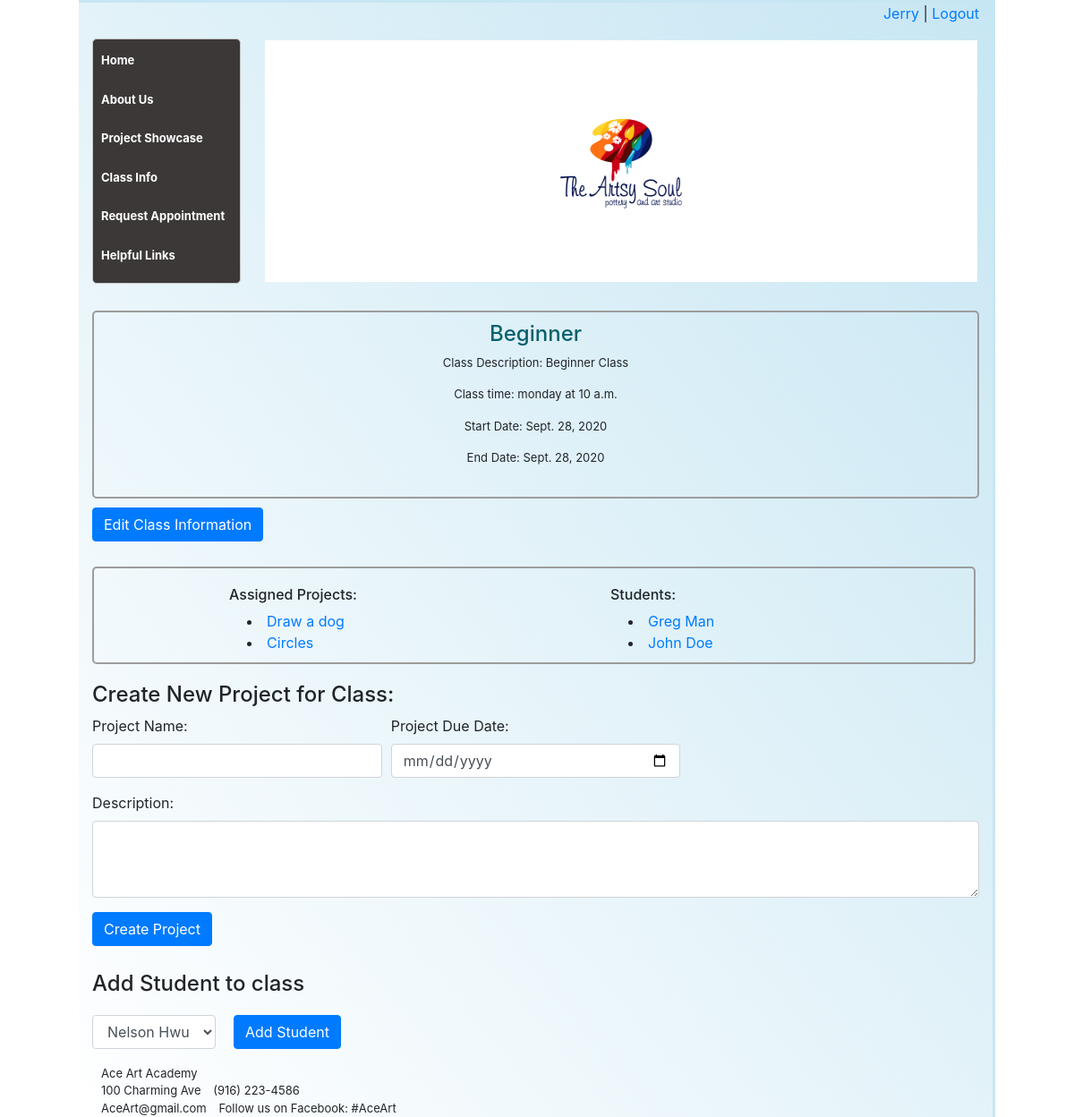
Screenshot of /class/1 (signed in) with the database file from the repository.
### main/models.py (models this page shows, shortened)
class User(models.Model):
    first_name = models.CharField(max_length = 255)
    last_name = models.CharField(max_length = 255)
    email = models.CharField(max_length=255)
    password = models.CharField(max_length = 255)
    street_address = models.CharField(max_length = 255, blank=True, null=True)
    city = models.CharField(max_length=255)
    state = models.CharField(max_length=255)
    zip_code = models.IntegerField()
    phone = models.IntegerField(blank=True, null=True)
    access_level = models.CharField(max_length = 255)
    profile_image = models.ImageField(upload_to='profile_image', blank=True, null=True, default="profile1.png")
    created_at = models.DateTimeField(auto_now_add=True)
    updated_at = models.DateTimeField(auto_now=True)
    objects = UserManager()
    relationships = models.ManyToManyField('self', through='Relationship', symmetrical=False, related_name='related_to')

class Class(models.Model):
    user = models.ManyToManyField(User, related_name="parent_classes")
    subject = models.CharField(max_length=255)
    start_date = models.DateTimeField()
    end_date = models.DateTimeField()
    schedule_day  = models.CharField(max_length=255) #checkbox or dropdown
    schedule_time = models.TimeField()
    desc = models.TextField()
    created_at = models.DateTimeField(auto_now_add=True)
    updated_at = models.DateTimeField(auto_now=True)
    objects = UserManager()

class Project(models.Model):
    course = models.ForeignKey(Class, related_name="project_classes", on_delete=models.CASCADE)
    title = models.CharField(max_length=255)
    due_date = models.DateTimeField()
    reviewed_by_user = models.ManyToManyField(User, related_name="user_has_reviewed")
    desc = models.TextField()
    created_at = models.DateTimeField(auto_now_add=True)
    updated_at = models.DateTimeField(auto_now=True)
    objects = UserManager()

### main/views.py (the view)
# urls.py: path('class/<int:class_id>', views.class_render),
def class_render(request, class_id):
    logged_in_user = User.objects.get(id=request.session['user_id'])
    context={
        'this_class' : Class.objects.get(id=class_id),
        'user' : logged_in_user,
        'all_user' : User.objects.all()
    }
    return render(request, 'class.html', context)

### main/templates/class.html (shortened to what this page needs)
<!DOCTYPE html>
<html lang="en">
<head>
    <link rel="stylesheet" href="https://stackpath.bootstrapcdn.com/bootstrap/4.5.2/css/bootstrap.min.css">
    {% load static %}
    <link rel="stylesheet" type="text/css" href="{% static 'css/class_detail/style.css' %}" />
</head>
<body>
    <div class="container">
        <div class="header">
            <p><a href="/user_info">{{user.first_name}}</a> | <a href="/logout">Logout</a></p>
        </div>
        <div class="body">
            <div class="body_left">
                <a href="/user_homepage">Home</a>
                <a href="/about_us">About Us</a>
                <a href="/image/all">Project Showcase</a>
                <a href="/class_info">Class Info</a>
                <a href="/request_appointment">Request Appointment</a>
                <a href="#">Helpful Links</a>
            </div>
            <div class="body_right">
                <div class="image">
                    <img src="{% static 'img/basic_img.jpg' %}" alt="img">
                </div>
            </div>
        </div>
        <div class="lower_body">
            <div class="bulletin">
                <h4>{{this_class.subject}}</h4>
                <p>Class Description: {{this_class.desc}}</p>
                <p>Class time: {{this_class.schedule_day}} at {{this_class.schedule_time}}</p>
                <p>Start Date: {{this_class.start_date|date}}</p>
                <p>End Date: {{this_class.end_date|date}}</p>
            </div>
            {% if user.access_level == 'teacher' %}
            <form action="/class/{{this_class.id}}/edit" method="post">
                <input class="btn btn-primary mb-2" type="submit" value="Edit Class Information">
            </form>
            {% endif %}
        </div>
        <div id="projects">
            <div id="assgin_proj_student">
                <div class= "assgin">
                    <h6>Assigned Projects:</h6>
                    <div class="sub_assign">
                        {% for project in this_class.project_classes.all %}
                        <li><a href="/project_detail/{{project.id}}">{{project.title}}</a></li>
                        {% endfor %}
                    </div>
                </div>
                <div class= "assgin">
                    <h6>Students: </h6>
                    <div class="sub_assign">
                        {% for student in this_class.user.all %}
                            <li><a href="#">{{student.first_name}} {{student.last_name}}</a></li>
                        {% endfor %}
                    </div>
                </div>
            </div>
            {% if user.access_level == 'teacher' %}
                <h4>Create New Project for Class:</h4>
                <form action="/add_project/{{this_class.id}}" method="post">
                    <div class="form-row">
                        <div class="col-md-4 mb-3">
                            <label for="title">Project Name: </label>
                            <input class="form-control" type="text" name="title" id="title">
                        </div>
                        <div class="col-md-4 mb-3">
                            <label for="due_date">Project Due Date: </label>
                            <input class="form-control" type="date" name="due_date" id="due_date">
                        </div>
                    </div>
                    <div class="form-group">
                        <label for="desc">Description: </label>
                        <textarea name="desc" id="desc" class="form-control" rows="3"></textarea>
                    </div>
                    <input class="btn btn-primary mb-2" type="submit" value="Create Project">
                </form>
            {% endif %}
        </div>
        <div id="students">
            {% if user.access_level == 'teacher' %}
                <h4 style="margin: 20px 0;">Add Student to class</h4>
                <form class="form-inline" action="/add_student/{{this_class.id}}" method="post">
                    <div class="form-group mb-2">
                        <select class="form-control" name="list_of_students" id="list_of_students">
                        {% for user in all_user %}
                        {% if user.access_level == 'student' and not user in this_class.user.all %}
                            <option value="{{user.id}}">{{user.first_name}} {{user.last_name}}</option>
                        {% endif %}
                        {% endfor %}
                        </select>
                    </div>
                    <input style="margin-left: 20px;" class="btn btn-primary mb-2" type="submit" value="Add Student">
                </form>
            {% endif %}
        </div>
        <div class="contact_info">
            <span id="com_name">Ace Art Academy</span>
            <div id="com_ph_addr">
                <span>100 Charming Ave </span>
                <span>(916) 223-4586 </span>
            </div>
            <div id="com_e_med">
                <span>AceArt@gmail.com </span>
                <span style="margin-left: 10px;">Follow us on Facebook: #AceArt </span>
            </div>
        </div>
    </div>
</body>
</html>

### main/static/css/class_detail/style.css (style rules this page uses)
* { margin: 0px; padding: 0px; }
.container { width: 1024px; border-top: rgb(199, 230, 243) solid 3px; border-right: rgb(199, 230, 243) solid 3px; background-image: linear-gradient(to bottom left, rgba(199, 230, 243), rgba(199, 230, 243, 0)); }
.header { text-align: right; }
.body { display: flex; justify-content: space-between; width: auto; }
.body_left { width: auto; height: auto; display: flex; flex-direction: column; padding: 10px; border: rgb(197, 197, 197) solid 1px; border-radius: 5px; padding: 2px; background-color: rgb(61, 56, 56); }
.body_left a { text-decoration: none; font-weight: bold; color: rgb(255, 255, 255); }
.body_left a:link { margin: 10px 5px; padding: 2px; font-size: small; width: 150px; }
.body_right { border-radius: 5px; padding: 2px; width: 800px; }
select { width: 200px; }
.image { background-color: white; text-align: center; }
.image img { width: 250px; height: 250px; margin: 10px; }
.lower_body { font-size: small; }
.lower_body h4 { color: rgb(7, 97, 109); }
.bulletin { margin: 30px 0 10px 0; padding: 10px; border: rgb(156, 156, 156) solid 2px; height: 210px; text-align: center; border-radius: 5px; overflow: auto; }
.contact_info { margin: 10px 0px 0px 0px; width: auto; font-size: small; }
#com_ph_addr span { margin-left: 10px; }
#com_e_med { margin-left: 10px; }
#com_name { margin-left: 10px; }
#assgin_proj_student { display: flex; border:2px rgb(156, 156, 156) solid; border-radius: 5px; margin: 20px 0; justify-content: space-evenly; align-items: center; width: 987px; }
.assgin { padding: 20px 20px 10px 20px; width: 30%; }
.sub_assign { overflow: auto; }
#assgin_proj_student li { margin-left: 20px; }

### rows the page displays
User: first_name "Jerry"
Class: subject "Beginner", desc "Beginner Class", schedule_day "monday", schedule_time "10 a.m.", start_date "Sept. 28, 2020", end_date "Sept. 28, 2020"
Project: title "Draw a dog"
Project: title "Circles"
User: first_name "Greg", last_name "Man"
User: first_name "John", last_name "Doe"

### other values shown
form field list_of_students "Nelson Hwu"
